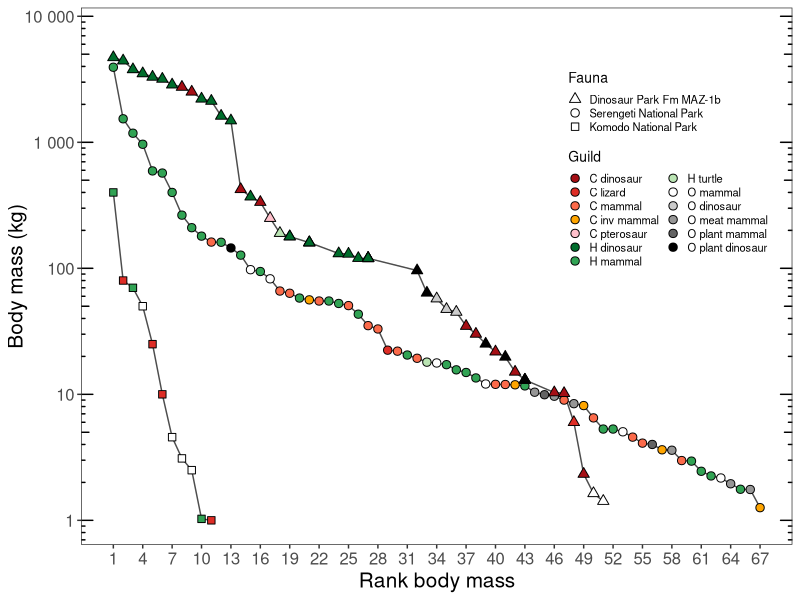
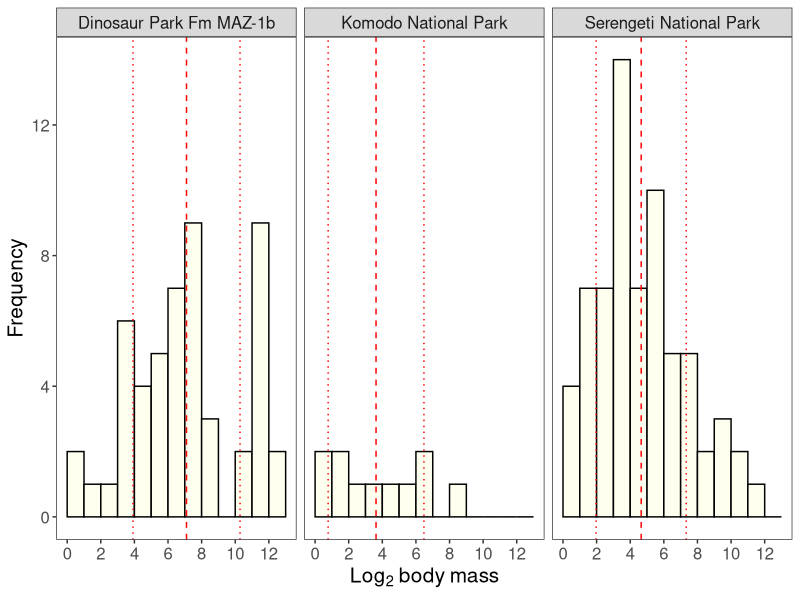
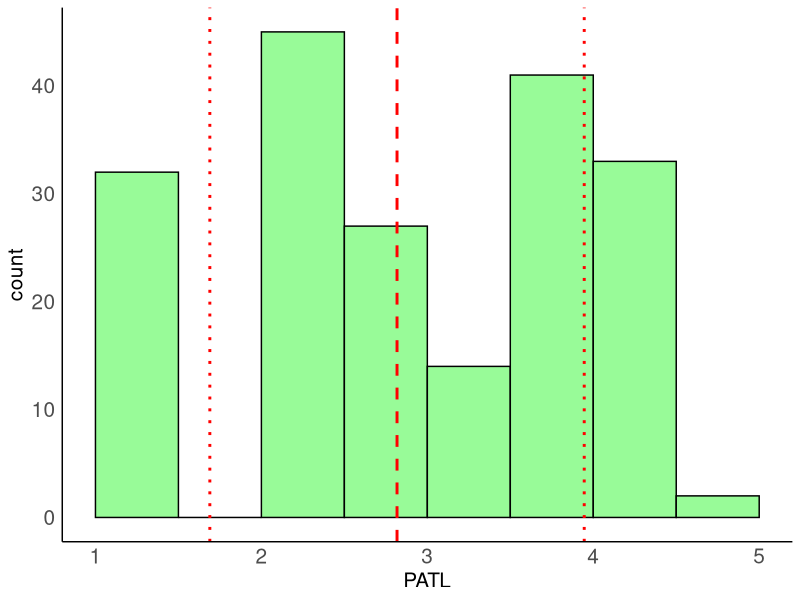
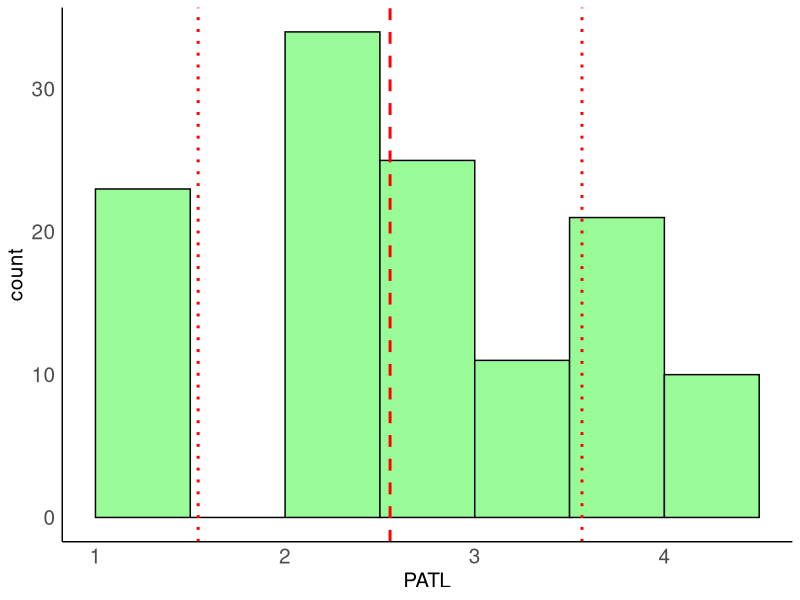
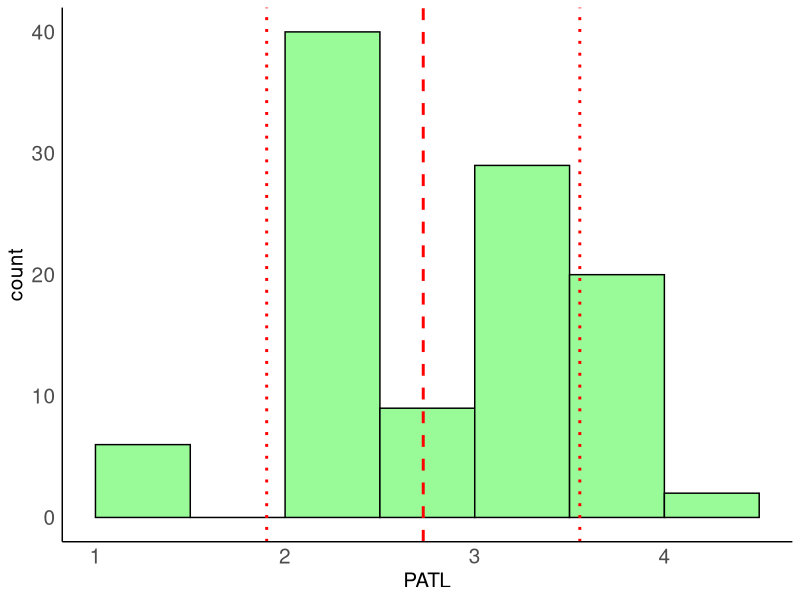
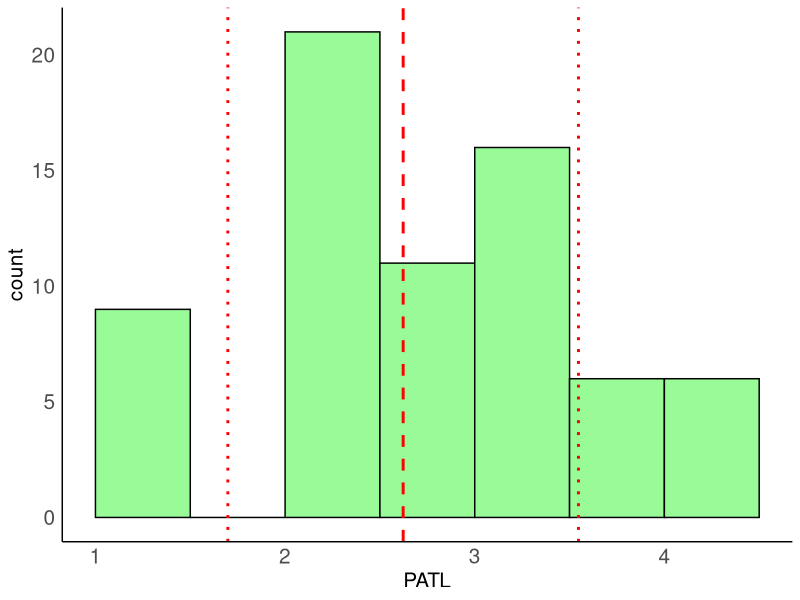
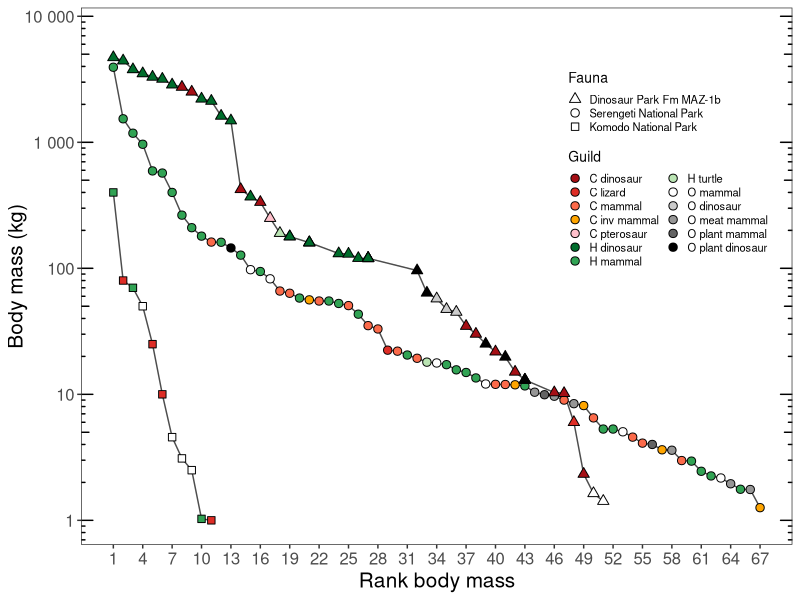
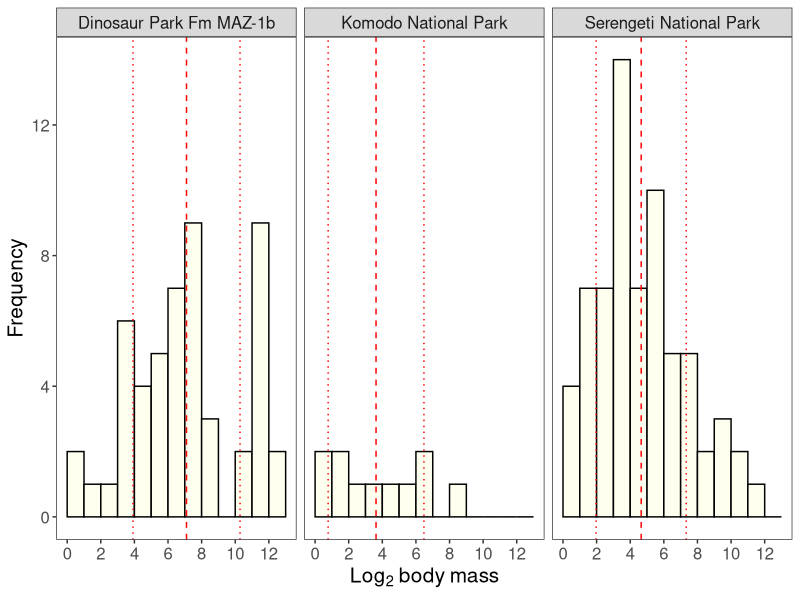

These charts were generated, in order, by the following R code:
## CENOGRAM AND HISTOGRAMS ##

## A.V. Demers-Potvin* & H.C.E. Larsson ##
## *script author ##
## date created: 2024/07/29 ##
## last date modified: 2024/08/15 ##

setwd("")

# install.packages("tidyverse")
# install.packages("ggpubr")
# install.packages("data.table")
# install.packages("car")
library(tidyverse)
library(ggpubr)
library(scales)
library(data.table)
library(car)




### Cenograms for DPP, Serengeti and Komodo
cenogram <- read.csv("Data S3 - Cenograms and histograms/Data S3A - Cenogram.csv")


ggplot(cenogram, aes(x = Rank.M, y = M.kg, shape = Fauna)) + 
  theme_test() +
  scale_y_log10('Body mass (kg)', labels = label_number(accuracy = 1), limits = c(1,7500)) + 
  scale_x_continuous('Rank body mass', limits = c(1,67), breaks = seq(1,67,3)) + annotation_logticks(sides = 'rl') +
  geom_line(col = 'gray30') +
  geom_point(aes(fill = Group), size = 2.5, stroke = .5) +
  
  
  scale_fill_manual('Guild', breaks = c('C dinosaur','C lizard','C mammal','C inv mammal','C pterosaur',
                               'H dinosaur','H mammal','H turtle','O mammal','O dinosaur','O meat mammal',
                               'O plant mammal','O plant dinosaur'),
                    values = c('#a50f15','#de2d26','#fb6a4a','orange','pink',
                               '#006d2c','#31a354','#bae4b3','white','#cccccc','#969696','#636363','black')) +
  scale_shape_manual('Fauna',breaks = c('Dinosaur Park Fm MAZ-1b','Serengeti National Park','Komodo National Park'),
                     values = c(24,21,22)) +
  
  theme(axis.text = element_text(size = 12)) + theme(axis.title = element_text(size = 15)) + 
  theme(axis.title.y = element_text(margin = margin(r = -2.5))) +
  theme(legend.position = c(0.825,0.7)) + theme(legend.title = element_text(size = 10)) +
  theme(legend.text = element_text(size = 8)) + theme(legend.key.size = unit(.35, 'cm')) +
  guides(fill = guide_legend(override.aes=list(shape = 21), nrow = 7))

ggsave("Cenogram.png", width = 8, height = 4)




# body size distribution histograms
cenogram <- cenogram %>% mutate(Log2M = log2(M.kg))

ceno_stats <- cenogram %>% group_by(Fauna) %>% summarise(Mean = mean(Log2M), SD = sd(Log2M))

ggplot(cenogram, aes(x = Log2M)) + 
  geom_histogram(bins = 13, boundary = 0, binwidth = 1, closed = 'left', 
                 col = 'black', fill = 'ivory', position = 'identity') +
  facet_wrap(~Fauna) + 
  
  geom_vline(data = ceno_stats, aes(xintercept = Mean), col = 'red', linetype = 'dashed') +
  geom_vline(data = ceno_stats, aes(xintercept = Mean+SD), col = 'red', linetype = 'dotted', linewidth = .5) +
  geom_vline(data = ceno_stats, aes(xintercept = Mean-SD), col = 'red', linetype = 'dotted', linewidth = .5) +
  
  scale_x_continuous(breaks = seq(0,12,2)) + labs(x = expression(Log[2]*~body~mass)) +
  theme_test() + scale_y_continuous('Frequency', breaks = seq(0,12,4)) +
  theme(axis.text = element_text(size = 12)) + theme(axis.title = element_text(size = 15)) +
  theme(strip.text = element_text(size = 12))

ggsave("Histogram.png", width = 8, height = 2.25)




# calculate descriptive stats for body mass in each community
cenogram <- cenogram %>% filter(!Ont.stage %in% c('Juvenile')) # use this line only to calculate stats without juveniles

setDT(cenogram)
# mean and standard deviation
cenogram[ ,list(Mean = mean(Log2M), SD = sd(Log2M)), by = Fauna]

# test assumptions of variance homogeneity and normal distributions
leveneTest(data = cenogram, Log2M ~ Fauna, center = mean) # when juveniles are retained, F=0.4962, p-value = 0.61 >0.05 thus null hypothesis of equal variances not rejected

cenogram[ ,list(shapiro = shapiro.test(cenogram$Log2M)), by = Fauna]
shapiro.test(cenogram$Log2M) # when juveniles are retained, p-value = 0.002045 <0.05 thus null hypothesis of normal distribution is rejected

# compare means with non-parametric test
kruskal.test(Log2M ~ Fauna, data =cenogram) # when juveniles are retained, p-value = 2.89e-05 <0.05 therefore some means are significantly different

pairwise.wilcox.test(cenogram$Log2M, cenogram$Fauna, p.adjust.method = "bonferroni")
# p-values with juveniles: DPF-Komodo = 0.008; DPF-Serengeti = 9.7e-05; Komodo-Serengeti = 0.854
# p-values without juveniles: DPF-Komodo = 0.1288; DPF-Serengeti = 0.0012; Komodo-Serengeti = 1.000






#### Histograms of trophic level distributions for food webs ####
TL <- read.csv("Data S3 - Cenograms and histograms/Data S3B - NodeTLf.csv")

TL2 <- TL %>% group_by(Food.web) %>% summarise(Mean = mean(PATrophicLevel), SD = sd(PATrophicLevel))

# DPF main
MAZ1a <- TL %>% filter(Food.web %in% c('MAZ1a'))
MAZ1aTL <- TL2 %>% filter(Food.web %in% c('MAZ1a'))
ggplot(MAZ1a, aes(x = PATrophicLevel)) + geom_histogram(bins = 8, boundary = 0, binwidth = .5, closed = 'left',
                                                        col = 'black', fill = 'palegreen', position = 'identity') +
  scale_x_continuous('PATL') + theme_classic() +
  theme(panel.background = element_rect(fill='transparent'),
        axis.text.x = element_text(size = 15), axis.text.y = element_text(size = 15),
        axis.title.x = element_text(size = 15), axis.title.y = element_text(size = 15),
        axis.line.x.bottom = element_line(), axis.ticks = element_blank()) +
  geom_vline(data = MAZ1aTL, aes(xintercept = Mean), col = 'red', linetype = 'dashed', linewidth = 1) +
  geom_vline(data = MAZ1aTL, aes(xintercept = Mean+SD), col = 'red', linetype = 'dotted', linewidth = 1) +
  geom_vline(data = MAZ1aTL, aes(xintercept = Mean-SD), col = 'red', linetype = 'dotted', linewidth = 1)

ggsave("MAZ1a.png", width = 4, height = 2.5, bg = 'transparent')


# DPF terrestrial pack-hunting version
MAZ1ap <- TL %>% filter(Food.web %in% c('MAZ1apack'))
MAZ1apTL <- TL2 %>% filter(Food.web %in% c('MAZ1apack'))
ggplot(MAZ1ap, aes(x = PATrophicLevel)) + geom_histogram(bins = 8, boundary = 0, binwidth = .5, closed = 'left',
                                                         col = 'black', fill = 'palegreen', position = 'identity') +
  scale_x_continuous('PATL') + theme_classic() +
  theme(panel.background = element_rect(fill='transparent'),
        axis.text.x = element_text(size = 15), axis.text.y = element_text(size = 15),
        axis.title.x = element_text(size = 15), axis.title.y = element_text(size = 15),
        axis.line.x.bottom = element_line(), axis.ticks = element_blank()) +
  geom_vline(data = MAZ1apTL, aes(xintercept = Mean), col = 'red', linetype = 'dashed', linewidth = 1) +
  geom_vline(data = MAZ1apTL, aes(xintercept = Mean+SD), col = 'red', linetype = 'dotted', linewidth = 1) +
  geom_vline(data = MAZ1apTL, aes(xintercept = Mean-SD), col = 'red', linetype = 'dotted', linewidth = 1)

ggsave("MAZ1apack.png", width = 4, height = 2.5, bg = 'transparent')


# Serengeti
Ser <- TL %>% filter(Food.web %in% c('Serengeti'))
SerTL <- TL2 %>% filter(Food.web %in% c('Serengeti'))
ggplot(Ser, aes(x = PATrophicLevel)) + geom_histogram(bins = 8, boundary = 0, binwidth = .5, closed = 'left',
                                                      col = 'black', fill = 'palegreen', position = 'identity') +
  scale_x_continuous('PATL') + theme_classic() +
  theme(panel.background = element_rect(fill='transparent'),
        axis.text.x = element_text(size = 15), axis.text.y = element_text(size = 15),
        axis.title.x = element_text(size = 15), axis.title.y = element_text(size = 15),
        axis.line.x.bottom = element_line(), axis.ticks = element_blank()) +
  geom_vline(data = SerTL, aes(xintercept = Mean), col = 'red', linetype = 'dashed', linewidth = 1) +
  geom_vline(data = SerTL, aes(xintercept = Mean+SD), col = 'red', linetype = 'dotted', linewidth = 1) +
  geom_vline(data = SerTL, aes(xintercept = Mean-SD), col = 'red', linetype = 'dotted', linewidth = 1)

ggsave("Serengeti.png", width = 4, height = 2.5, bg = 'transparent')


# Komodo
Komodo <- TL %>% filter(Food.web %in% c('Komodo'))
KomodoTL <- TL2 %>% filter(Food.web %in% c('Komodo'))
ggplot(Komodo, aes(x = PATrophicLevel)) + geom_histogram(bins = 8, boundary = 0, binwidth = .5, closed = 'left',
                                                         col = 'black', fill = 'palegreen', position = 'identity') +
  scale_x_continuous('PATL') + theme_classic() +
  theme(panel.background = element_rect(fill='transparent'),
        axis.text.x = element_text(size = 15), axis.text.y = element_text(size = 15),
        axis.title.x = element_text(size = 15), axis.title.y = element_text(size = 15),
        axis.line.x.bottom = element_line(), axis.ticks = element_blank()) +
  geom_vline(data = KomodoTL, aes(xintercept = Mean), col = 'red', linetype = 'dashed', linewidth = 1) +
  geom_vline(data = KomodoTL, aes(xintercept = Mean+SD), col = 'red', linetype = 'dotted', linewidth = 1) +
  geom_vline(data = KomodoTL, aes(xintercept = Mean-SD), col = 'red', linetype = 'dotted', linewidth = 1)

ggsave("Komodo.png", width = 4, height = 2.5, bg = 'transparent')



### END OF SCRIPT ###


